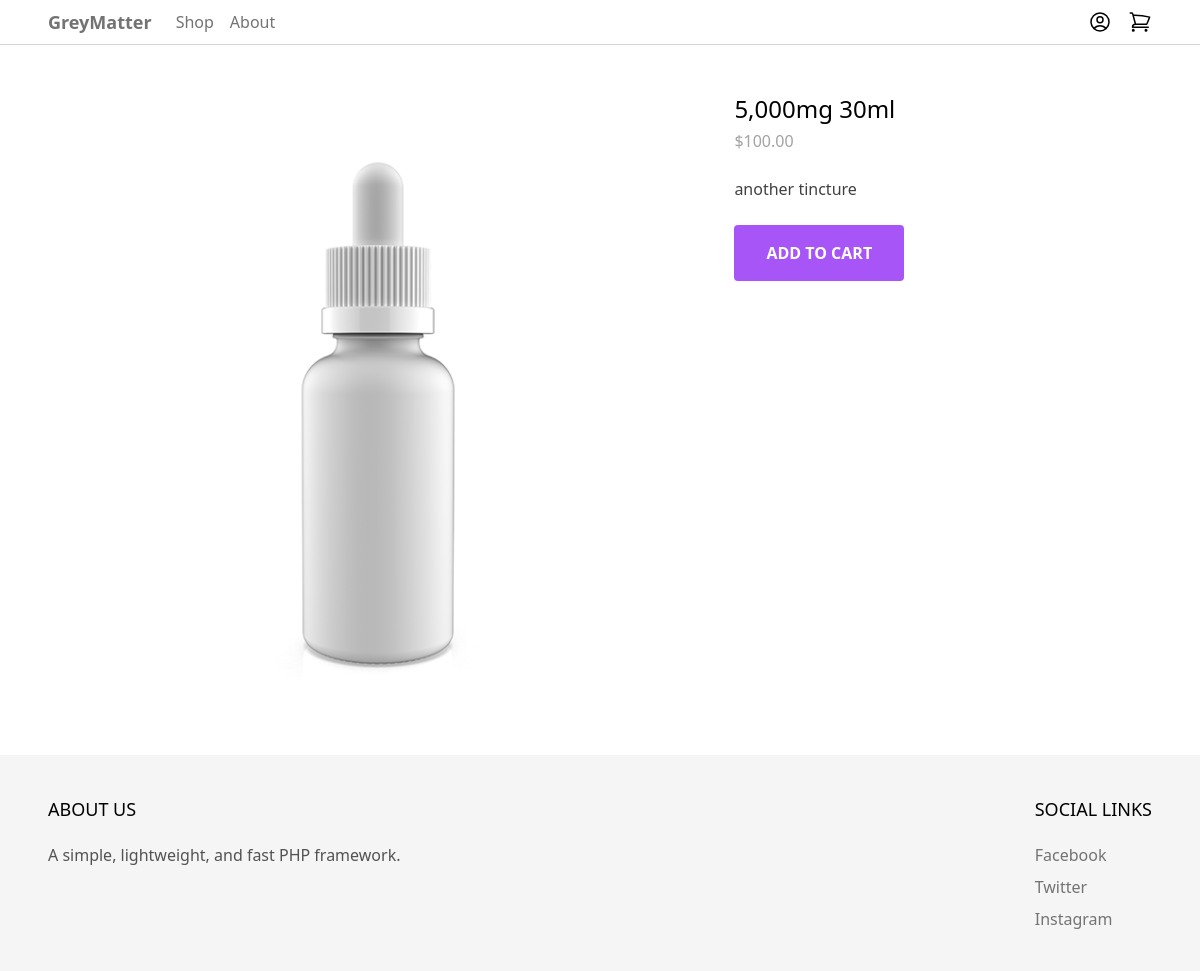
/shop/5000mg-30ml/, run on the app's committed database.
### product/models.py (models this page shows, shortened)
class Product(models.Model):
	category = models.ForeignKey(Category, related_name='products', on_delete=models.CASCADE)
	name = models.CharField(max_length=255)
	slug = models.SlugField()
	description = models.TextField(blank=True, null=True)
	price = models.IntegerField()
	created_at = models.DateTimeField(auto_now_add=True)
	image = models.ImageField(upload_to='uploads/', blank=True, null=True)
	thumbnail = models.ImageField(upload_to='uploads/', blank=True, null=True)
	class Meta:
		ordering = ('-created_at',)
	def get_display_price(self):
		return f'${self.price / 100:.2f}'

### product/views.py (the view)
# urls.py: path('shop/<slug:slug>/', product, name='product'),
def product(request, slug):
		product = get_object_or_404(Product, slug=slug)
		return render(request, 'product/product.html', {'product': product})

### cart/cart.py (called while the page is built)
	def __len__(self):
		return sum(item['quantity'] for item in self.cart.values())

### cart/context_processors.py (called while the page is built)
def cart(request):
	return {'cart': Cart(request)}

### product/templates/product/product.html (shortened to what this page needs)
{% extends "core/layout.html" %}
{% block content %}
<div class="max-w-6xl mx-auto flex flex-wrap py-6 px-6 xl:px-0">
  <div class="images w-full mb-6 lg:mb-0 lg:w-3/5">
    <img
      src="{% if product.image %}{{ product.image.url }}{% else %}https://via.placeholder.com/240x240.jpg{% endif %}"
      class="rounded"
    />
  </div>
  <div class="information w-full lg:w-2/5 lg:p-6">
    <h1 class="text-2xl">{{ product.name }}</h1>
    <p class="mt-1 text-neutral-400">{{ product.get_display_price }}</p>
    {% if product.description %}
    <p class="mt-6 text-neutral-700">{{ product.description }}</p>
    {% endif %}
    <a
      href="#"
      class="mt-6 inline-block px-8 py-4 rounded bg-purple-500 hover:bg-purple-600 font-semibold uppercase text-white"
      hx-get="{% url 'add_to_cart' product.id %}"
      hx-target="#menu-cart-button"
      hx-swap="outerHTML"
      >Add to cart</a
    >
  </div>
  {% endblock %}

### data on the page
Product: image (picture), name "5,000mg 30ml", get_display_price "$100.00", description "another tincture"
